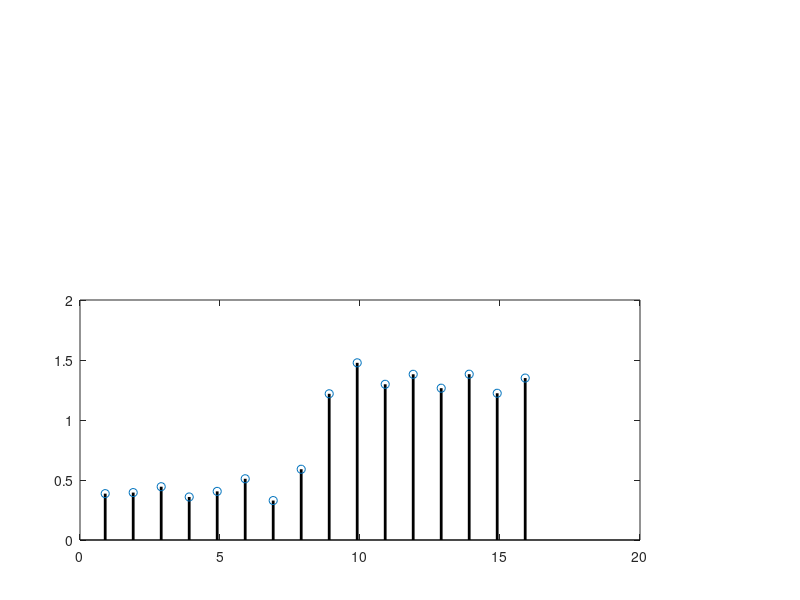

The MATLAB source for this figure: (Note: this script raises an error after producing the figure.)
clear all
close all
data_path='/Users/eghbalhosseiniasl1/MyData/ecog-sentence';

%
save_path='/Users/eghbalhosseiniasl1/MyData/ECoG-sentence/crunched/';
analysis_path='/Users/eghbalhosseiniasl1/MyData/ECoG-sentence/analysis/swjn_Aim_2_graphics';
%
if 1
    fprintf('adding basic ecog tools to path \n');
    addpath('~/MyCodes/basic-ecog-tools/');
    addpath(genpath('~/MyCodes/ecog-sentence/'));
    addpath(genpath('~/MyCodes/basic-ecog-tools/activeBrain'));
    addpath(genpath('~/MyCodes/basic-ecog-tools/ecog-filters'));
    addpath(genpath('~/MyCodes/basic-ecog-tools/mex'));
end


%% mean change 
x=[1:16];
x_1=[1:16]-.1;
x_2=[1:16]+.1;
y_1=[.3+.3*rand(1,8),1.2+.3*rand(1,8)] ;
y_2=[1.2+.3*rand(1,8),.3+.3*rand(1,8)] ;
%y_2=mean(y_1)+[.2*rand(1,16)] ;
npts=4;
c_1=[1,1,1,1];
f=figure;
set(f,'position',[1000 1022 1303 316])
ax=axes('position',[.1,.1,.7,.4]);
a=stem(x_1,y_1,'DisplayName','pMI','Color',[0,0,0],'LineWidth',2);
ax.XTick=[1:16];
hold on; 
a=stem(x_2,y_2,'DisplayName','pMI','Color',[.5,.5,.5],'LineWidth',2);
ax.XAxis.TickLength=[0,0];
%thr=.25;
%plot(ax.XLim,ax.YLim*0+thr,'--','DisplayName','threshold','Color',[.5,.5,.5])

ax.XLabel.String='word position'
ax.YLabel.String='PMI'
ax.YLim=[0,1.6]
ax.YTick=[];
ax.Box='off';
ax.XLim=[0,17];
%y_nan=y;
%y_nan(y_nan<thr)=0;
%legend('show','Location','northwest')
%text(ax.XLim(1),ax.YLim(2)+.1,'A','HorizontalAlignment','right','FontSize',12,'FontWeight','bold')
ax=axes('position',[.1,.55,.7,.35]);

ax.YTick=[];
ax.XTick=[];
y_auto_1=conv(y_1,c_1);
y_auto_2=conv(y_2,c_1);
a=plot(x,y_auto_1(x),'o-','DisplayName','constant kernel','color',[1,0,.5],'linewidth',2);
hold on;
a=plot(x,y_auto_2(x),'o-','DisplayName','constant kernel','color',[1,.3,.5],'linewidth',2);
%text(ax.XLim(1),ax.YLim(2)+.3,'B','HorizontalAlignment','right','FontSize',12,'FontWeight','bold')
ax.XLim=[0,17];
ax.XAxis.Visible='off';
box off
ax.YLabel.String='\gamma';
ax.YTick=[];

a=plot(x,cumsum(y,2),'o--','DisplayName','no kernel','color',[.5,.5,.5],'linewidth',2);
ax.XTick=x;
text(ax.XLim(1),ax.YLim(2)+.4,'D','HorizontalAlignment','right','FontSize',12,'FontWeight','bold')
legend('show','Location','northwest')
arr.MaxHeadSize=0;
        if ~exist(strcat(analysis_path))
            mkdir(strcat(analysis_path))
        end 

% 

%print(f, '-djpeg', strcat(analysis_path,'/norm_sum.jpeg'));

%% 
